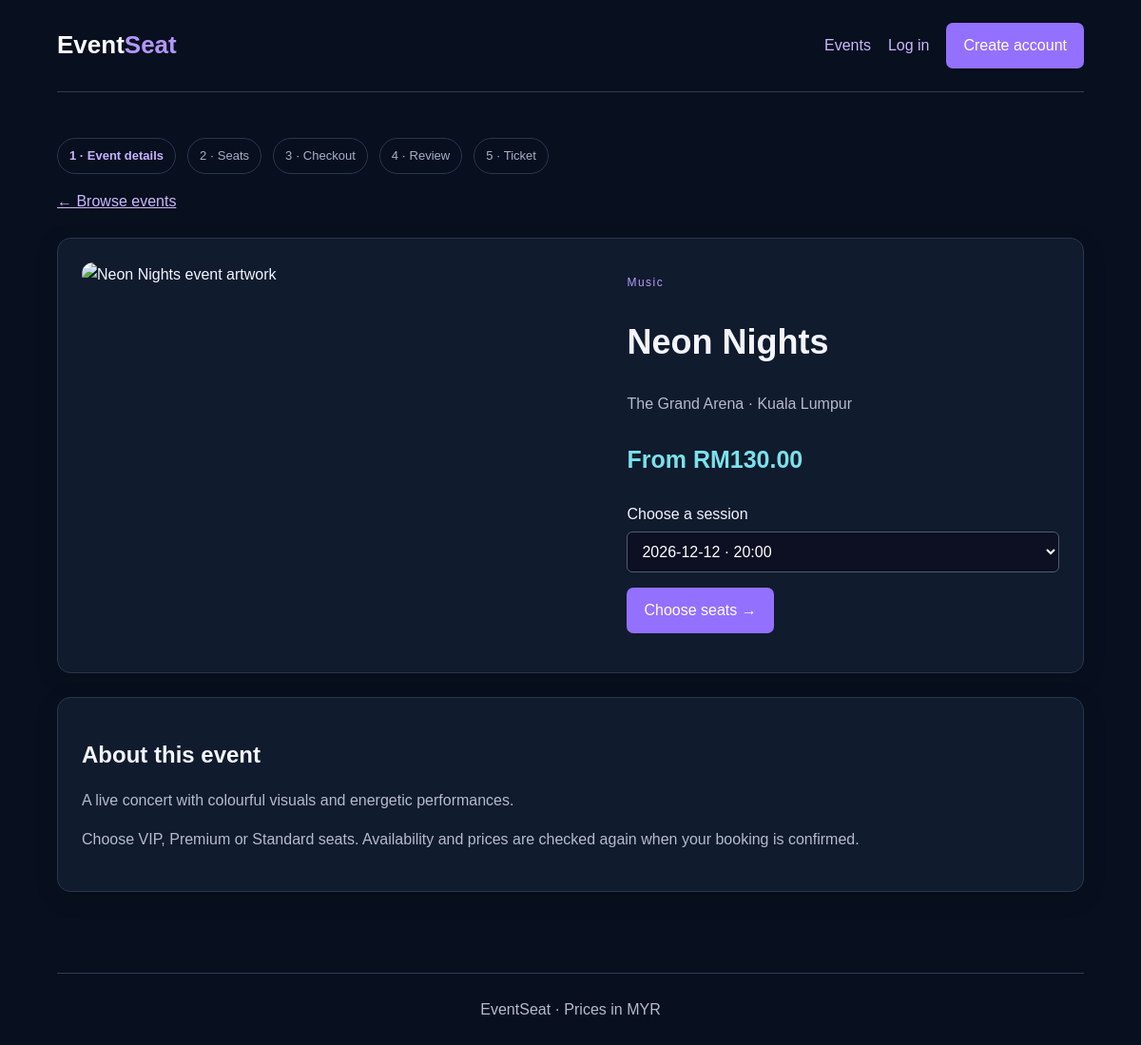
/event.php?event=1, run on the app's committed database.
### tables this page shows
CREATE TABLE `events` (
  `event_id` int(10) UNSIGNED NOT NULL,
  `venue_id` int(10) UNSIGNED NOT NULL,
  `event_name` varchar(120) NOT NULL,
  `category` varchar(30) NOT NULL,
  `description` text NOT NULL,
  `image` varchar(50) NOT NULL,
  `status` varchar(20) NOT NULL DEFAULT 'active'
);

CREATE TABLE `venues` (
  `venue_id` int(10) UNSIGNED NOT NULL,
  `venue_name` varchar(120) NOT NULL,
  `location` varchar(150) NOT NULL,
  `capacity` int(10) UNSIGNED NOT NULL
);

### event.php (the view, shortened to what this page needs)
<?php require __DIR__.'/common.php';
try {
 $id=positiveId($_GET['event']??'');
 $q=$pdo->prepare("SELECT e.*,v.venue_name,v.location,(SELECT MIN(price) FROM seats WHERE venue_id=e.venue_id AND status='available') starting_price FROM events e JOIN venues v ON v.venue_id=e.venue_id WHERE e.event_id=? AND e.status='active'");$q->execute([$id]);$event=$q->fetch();if(!$event)throw new RuntimeException('This event is not available.');
 $q=$pdo->prepare("SELECT * FROM event_sessions WHERE event_id=? AND session_status='active' AND CONCAT(session_date,' ',session_time)>NOW() ORDER BY session_date,session_time");$q->execute([$id]);$sessions=$q->fetchAll();
} catch(RuntimeException $e){showError($e instanceof PDOException?'Could not load this event.':$e->getMessage());}
pageStart($event['event_name']);if($sessions) bookingSteps(0); ?>
<p><a href="events.php">← Browse events</a></p><section class="panel event-detail"><img src="assets/<?=h(eventArtwork($event))?>" alt="<?=h($event['event_name'])?> event artwork"><div><p class="label"><?=h($event['category'])?></p><h1><?=h($event['event_name'])?></h1><p><?=h($event['venue_name'].' · '.$event['location'])?></p><p class="total">From <?=money($event['starting_price']??0)?></p>
<?php if($sessions): ?><form action="booking.php" method="get"><label for="event-session">Choose a session</label><select name="session" id="event-session"><?php foreach($sessions as $session): ?><option value="<?=h($session['session_id'])?>"><?=h($session['session_date'].' · '.substr($session['session_time'],0,5))?></option><?php endforeach; ?></select><p><button>Choose seats →</button></p></form><?php else: ?><p>There are no upcoming sessions available to book.</p><?php endif; ?></div></section><section class="panel"><h2>About this event</h2><p><?=nl2br(h($event['description']))?></p><p>Choose VIP, Premium or Standard seats. Availability and prices are checked again when your booking is confirmed.</p></section>

### style.css (style rules this page uses)
* { box-sizing: border-box; }
body { margin: 0; background-color: #0b0d1b; color: #f6f5ff; font: 16px/1.6 Arial, sans-serif; }
a { color: #c9b8ff; }
h1, h2 { line-height: 1.25; }
h1 { font-size: 36px; }
p, .small { color: #b6bace; }
.label { color: #b99bff; font-size: 12px; letter-spacing: 1.5px; }
button, .button { display: inline-block; padding: 11px 18px; border: 0; border-radius: 7px; background-color: #9470ff; color: white; font: inherit; text-decoration: none; cursor: pointer; }
.panel { margin: 25px 0; padding: 25px; border: 1px solid #343a55; border-radius: 10px; background-color: #171b30; }
label { display: block; margin: 15px 0 6px; }
input, select { width: 100%; max-width: 600px; padding: 11px; border: 1px solid #525a78; border-radius: 6px; background-color: #0c1022; color: white; font: inherit; }
.total { color: white; font-size: 25px; font-weight: bold; }
:root { color-scheme:dark;--ink:#f3f5ff;--accent:#9365ff }
body { background:#080f1e;color:var(--ink) }
.panel,.card { background:#101b2d;border-color:#29374e;border-radius:14px }
.panel { box-shadow:0 6px 24px #0002 }
input,select,textarea,button { font:inherit }
.event-detail { display:grid;grid-template-columns:1.2fr 1fr;gap:28px;align-items:start }
.event-detail img { width:100%;border-radius:12px }
.total { color:#79e2ec }

### data on the page
events: category "Music", event_name "Neon Nights", venue.location "The Grand Arena · Kuala Lumpur", description "A live concert with colourful visuals and energetic performances."

### other printed values
$name "Event details"
$name "Seats"
$name "Checkout"
$name "Review"
$name "Ticket"
money($event['starting_price']??0) "RM130.00"
form field session "2026-12-12 · 20:00"
